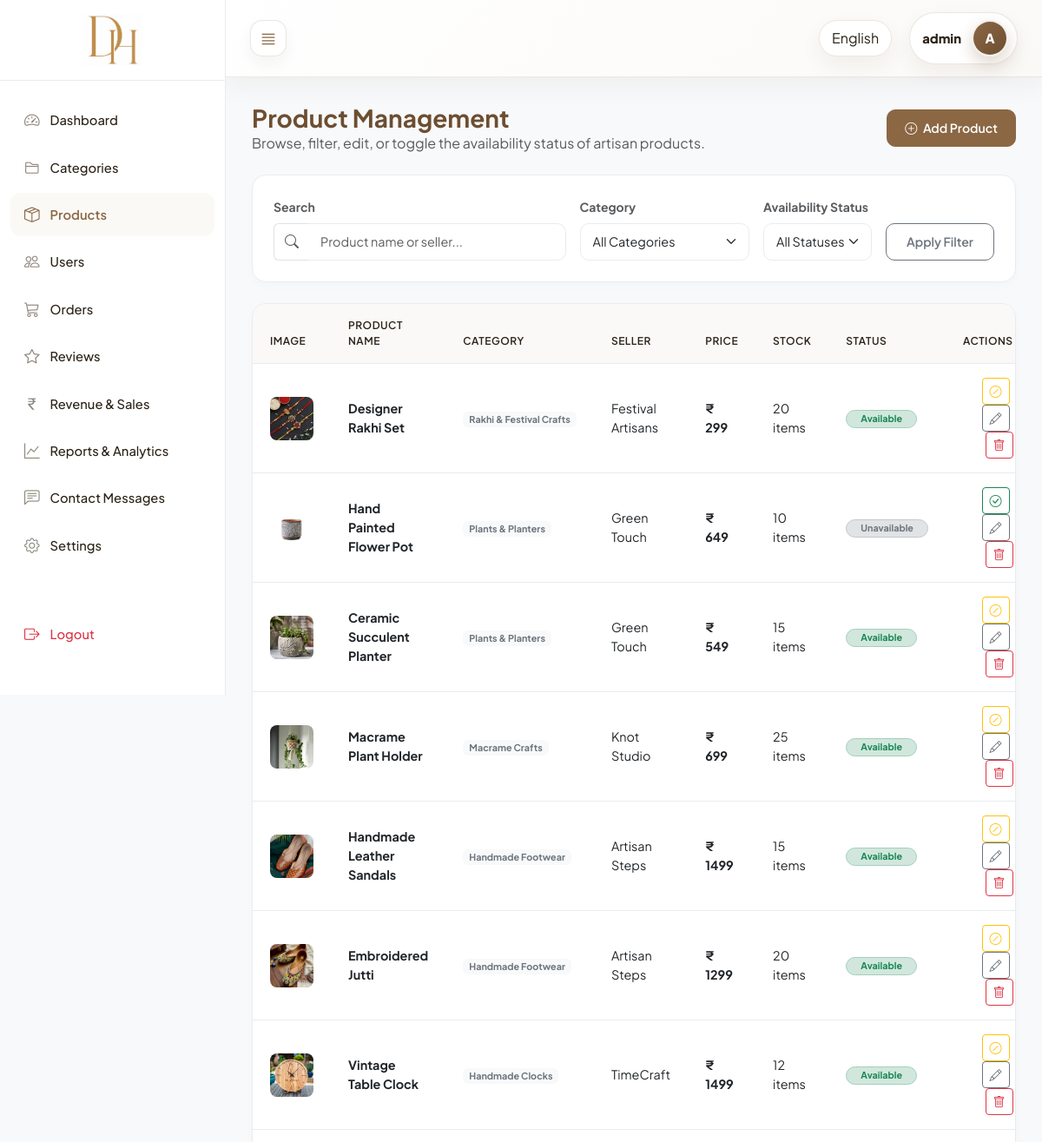
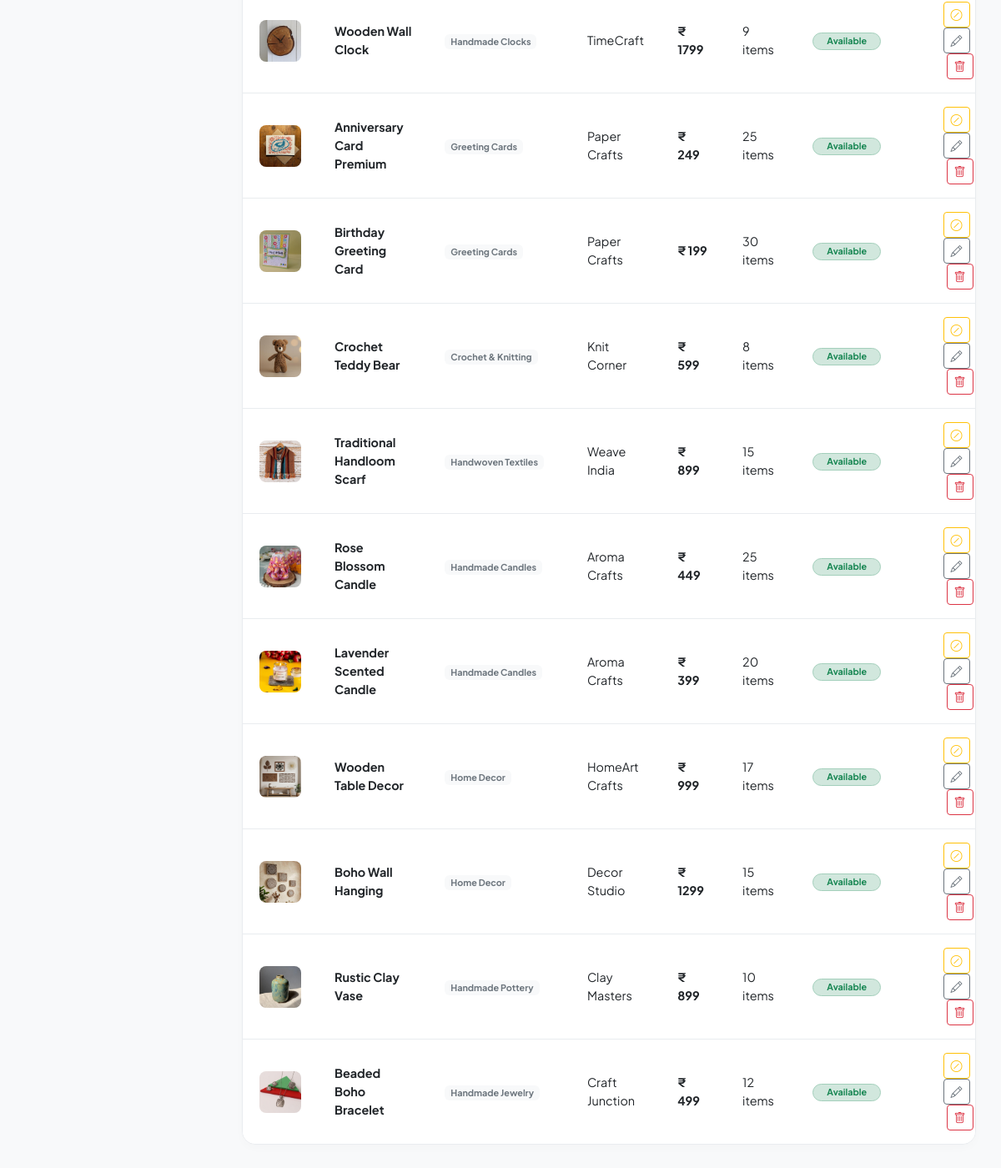
The page /custom-admin/products/ (signed in) on the database its author committed (2 pictures, top to bottom).
### core/models.py (models this page shows, shortened)
class Product(models.Model):
    category = models.ForeignKey(
        Category,
        on_delete=models.CASCADE,
        related_name="products",
    )
    product_name_en = models.CharField(max_length=150)
    product_name_hi = models.CharField(max_length=150, blank=True, default="")
    product_image = models.ImageField(
        upload_to="product_images/", blank=True, null=True
    )
    price = models.DecimalField(max_digits=10, decimal_places=2)
    stock = models.PositiveIntegerField()
    description_en = models.TextField()
    description_hi = models.TextField(blank=True, default="")
    seller_name = models.CharField(max_length=150)
    created_at = models.DateTimeField(auto_now_add=True)
    is_available = models.BooleanField(default=True)
    class Meta:
        ordering = ["-created_at"]
        verbose_name = "Product"
        verbose_name_plural = "Products"
    @property
    def product_name(self):
        from django.utils.translation import get_language
        if get_language() == "hi":
            return self.product_name_hi or self.product_name_en
        return self.product_name_en or self.product_name_hi

class Category(models.Model):
    name_en = models.CharField(max_length=100)
    name_hi = models.CharField(max_length=100, blank=True, default="")
    image = models.ImageField(upload_to="category_images/", blank=True, null=True)
    description_en = models.TextField()
    description_hi = models.TextField(blank=True, default="")
    created_at = models.DateTimeField(auto_now_add=True)
    class Meta:
        ordering = ["name_en"]
        verbose_name = "Category"
        verbose_name_plural = "Categories"
    @property
    def name(self):
        from django.utils.translation import get_language
        if get_language() == "hi":
            return self.name_hi or self.name_en
        return self.name_en or self.name_hi

### core/views_admin.py (the view)
# urls.py: path("custom-admin/products/", views_admin.admin_product_list, name="admin_product_list"),
@custom_admin_required
def admin_product_list(request):
    query = request.GET.get("q", "").strip()
    category_id = request.GET.get("category", "")
    status_filter = request.GET.get("status", "")
    products_qs = Product.objects.select_related("category").order_by("-created_at")
    if query:
        products_qs = products_qs.filter(Q(product_name_en__icontains=query) | Q(product_name_hi__icontains=query) | Q(seller_name__icontains=query))
    if category_id:
        products_qs = products_qs.filter(category_id=category_id)
    if status_filter:
        if status_filter == "available":
            products_qs = products_qs.filter(is_available=True)
        elif status_filter == "unavailable":
            products_qs = products_qs.filter(is_available=False)
    categories = Category.objects.all()
    context = {
        "products": products_qs,
        "query": query,
        "categories": categories,
        "selected_category": category_id,
        "selected_status": status_filter,
    }
    return render(request, "admin_panel/products/list.html", context)

### core/context_processors.py (called while the page is built)
def cart_count(request):
    registration_id = request.session.get("registration_id")
    if not registration_id:
        return {"cart_count": 0}
    quantities = Cart.objects.filter(user_id=registration_id).values_list(
        "quantity", flat=True
    )
    return {"cart_count": sum(quantities)}

def currency_context(request):
    currency = get_user_currency(request)
    return {
        "currency_code": currency["code"],
        "currency_symbol": currency["symbol"],
        "currency_rate": currency["rate"],
    }

### core/currency_utils.py (called while the page is built, shortened)
def get_currency_from_phone(mobile):
    if not mobile:
        return {"code": "INR", "symbol": "₹", "rate": 1.0}
    mobile = mobile.strip()
    if mobile.startswith("+91"):
        return {"code": "INR", "symbol": "₹", "rate": 1.0}
    elif mobile.startswith("+44"):
        return {"code": "GBP", "symbol": "£", "rate": 0.0094}
    elif mobile.startswith("+971"):
        return {"code": "AED", "symbol": "د.إ", "rate": 0.044}
    elif mobile.startswith("+61"):
        return {"code": "AUD", "symbol": "A$", "rate": 0.018}
    elif mobile.startswith("+64"):
        return {"code": "NZD", "symbol": "NZ$", "rate": 0.020}
    return {"code": "INR", "symbol": "₹", "rate": 1.0}

def convert_price(amount, request=None):
    if amount is None:
        return ""
    try:
        amount_float = float(amount)
    except (ValueError, TypeError):
        return amount
    currency = get_user_currency(request)
    converted = amount_float * currency["rate"]
    if currency["code"] == "INR":
        return f"{currency['symbol']} {int(round(converted))}"
    else:
        return f"{currency['symbol']} {converted:.2f}"

### core/templatetags/currency_filters.py (called while the page is built)
@register.filter(name='convert_price')
def convert_price_filter(value, request=None):
    return convert_price(value, request)

### core/views_admin.py (called while the page is built)
def custom_admin_required(view_func):
    @wraps(view_func)
    def wrapper(request, *args, **kwargs):
        if not request.session.get("is_admin_logged_in"):
            messages.error(request, _("Please login as admin to access this panel."))
            return redirect("core:admin_login")
        return view_func(request, *args, **kwargs)
    return wrapper

### templates/admin_panel/products/list.html (shortened to what this page needs)
{% extends "admin_panel/base.html" %}
{% load i18n %}
{% load currency_filters %}
{% block active_products %}active{% endblock %}
{% block admin_content %}
<div class="d-flex flex-column flex-sm-row justify-content-between align-items-sm-center gap-3 mb-4">
    <div>
        <h1 class="h3 mb-0 fw-bold" style="color: var(--admin-primary-dark);">{% translate "Product Management" %}</h1>
        <p class="text-muted mb-0">{% translate "Browse, filter, edit, or toggle the availability status of artisan products." %}</p>
    </div>
    <div>
        <a href="{% url 'core:admin_product_add' %}" class="btn btn-admin btn-admin-primary">
            <i class="bi bi-plus-circle me-1"></i> {% translate "Add Product" %}
        </a>
    </div>
</div>
<div class="admin-card p-4 mb-4 bg-white">
    <form method="get" action="{% url 'core:admin_product_list' %}" class="row g-3">
        <div class="col-12 col-md-5">
            <label class="form-label text-muted small fw-bold">{% translate "Search" %}</label>
            <div class="input-group">
                <span class="input-group-text bg-white border-end-0"><i class="bi bi-search text-muted"></i></span>
                <input type="text" class="form-control border-start-0 admin-form-control" name="q" value="{{ query }}" placeholder="{% translate 'Product name or seller...' %}">
            </div>
        </div>
        <div class="col-12 col-sm-6 col-md-3">
            <label class="form-label text-muted small fw-bold">{% translate "Category" %}</label>
            <select class="form-select admin-form-control" name="category">
                <option value="">{% translate "All Categories" %}</option>
            </select>
        </div>
        <div class="col-12 col-sm-6 col-md-2">
            <label class="form-label text-muted small fw-bold">{% translate "Availability Status" %}</label>
            <select class="form-select admin-form-control" name="status">
                <option value="">{% translate "All Statuses" %}</option>
            </select>
        </div>
        <div class="col-12 col-md-2 d-grid align-self-end">
            <button type="submit" class="btn btn-outline-secondary btn-admin">{% translate "Apply Filter" %}</button>
        </div>
    </form>
</div>
<div class="admin-table-container">
    <table class="table admin-table align-middle">
        <thead>
            <tr>
                <th style="width: 85px;">{% translate "Image" %}</th>
                <th>{% translate "Product Name" %}</th>
                <th>{% translate "Category" %}</th>
                <th>{% translate "Seller" %}</th>
                <th>{% translate "Price" %}</th>
                <th>{% translate "Stock" %}</th>
                <th>{% translate "Status" %}</th>
                <th style="width: 180px;" class="text-end">{% translate "Actions" %}</th>
            </tr>
        </thead>
        <tbody>
            {% for prod in products %}
            <tr>
                <td>
                    {% if prod.product_image %}
                        <img src="{{ prod.product_image.url }}" alt="{{ prod.product_name }}" class="rounded-3" style="width: 50px; height: 50px; object-fit: cover;">
                    {% else %}
                        <div class="rounded-3 bg-light d-flex align-items-center justify-content-center text-muted" style="width: 50px; height: 50px; font-weight: 600;">
                            {{ prod.product_name|slice:":1" }}
                        </div>
                    {% endif %}
                </td>
                <td><strong class="text-dark">{{ prod.product_name }}</strong></td>
                <td><span class="badge bg-light text-secondary">{{ prod.category.name }}</span></td>
                <td>{{ prod.seller_name }}</td>
                <td><strong>{{ prod.price|convert_price:request }}</strong></td>
                <td>
                    {% if prod.stock == 0 %}
                        <span class="text-danger fw-bold">{% translate "Out of stock" %}</span>
                    {% else %}
                        {{ prod.stock }} {% translate "items" %}
                    {% endif %}
                </td>
                <td>
                    {% if prod.is_available %}
                        <span class="badge bg-success-subtle text-success border border-success-subtle rounded-pill px-3 py-1">{% translate "Available" %}</span>
                    {% else %}
                        <span class="badge bg-secondary-subtle text-secondary border border-secondary-subtle rounded-pill px-3 py-1">{% translate "Unavailable" %}</span>
                    {% endif %}
                </td>
                <td class="text-end">
                    <a href="{% url 'core:admin_product_toggle' prod.pk %}" class="btn btn-sm {% if prod.is_available %}btn-outline-warning{% else %}btn-outline-success{% endif %} me-1" title="{% if prod.is_available %}{% translate 'Mark Unavailable' %}{% else %}{% translate 'Mark Available' %}{% endif %}">
                        <i class="bi {% if prod.is_available %}bi-slash-circle{% else %}bi-check-circle{% endif %}"></i>
                    </a>
                    <a href="{% url 'core:admin_product_edit' prod.pk %}" class="btn btn-sm btn-outline-secondary me-1" title="{% translate 'Edit' %}">
                        <i class="bi bi-pencil"></i>
                    </a>
                    <button class="btn btn-sm btn-outline-danger" data-bs-toggle="modal" data-bs-target="#deleteModal{{ prod.pk }}" title="{% translate 'Delete' %}">
                        <i class="bi bi-trash"></i>
                    </button>
                </td>
            </tr>
            {% empty %}
            <tr>
                <td colspan="8" class="text-center py-4 text-muted">{% translate "No products found matching your filters/queries." %}</td>
            </tr>
            {% endfor %}
        </tbody>
    </table>
</div>
{% endblock %}

### templates/admin_panel/base.html (style rules this page uses)
:root { --admin-primary: #8b6744; --admin-primary-dark: #6d4e31; --admin-primary-light: #fbf9f6; --admin-text-dark: #2c2318; --admin-text-muted: #8c857b; --admin-bg-light: #f8f9fa; --admin-border: #e9ecef; --admin-sidebar-width: 260px; --admin-sidebar-collapsed-width: 70px; --font-display: 'Plus Jakarta Sans', sans-serif; --font-body: 'Plus Jakarta Sans', sans-serif; }
body { font-family: var(--font-body); background-color: var(--admin-bg-light); color: var(--admin-text-dark); min-height: 100vh; overflow-x: hidden; }
.admin-card { background-color: #ffffff; border: 1px solid var(--admin-border); border-radius: 16px; box-shadow: 0 4px 12px rgba(44, 35, 24, 0.02); transition: all 0.25s ease; }
.admin-table-container { background: #ffffff; border: 1px solid var(--admin-border); border-radius: 16px; overflow: hidden; box-shadow: 0 4px 12px rgba(44, 35, 24, 0.02); }
.admin-table { margin-bottom: 0; font-size: 0.9rem; }
.admin-table th { background-color: #faf9f8; color: var(--admin-text-dark); font-weight: 600; text-transform: uppercase; font-size: 0.75rem; letter-spacing: 0.5px; padding: 16px 20px; border-bottom: 1px solid var(--admin-border); }
.admin-table td { padding: 16px 20px; vertical-align: middle; border-bottom: 1px solid var(--admin-border); }
.admin-table tr:last-child td { border-bottom: none; }
.admin-form-control { border-radius: 10px; border: 1.5px solid var(--admin-border); padding: 10px 14px; font-size: 0.9rem; transition: all 0.2s ease; }
.btn-admin { border-radius: 10px; padding: 10px 20px; font-weight: 600; font-size: 0.88rem; transition: background-color 0.2s ease, border-color 0.2s ease, color 0.2s ease, box-shadow 0.2s ease; }
.btn, .btn:hover, .btn:focus, .btn:active, .btn.active { opacity: 1; visibility: visible; }
.btn-admin-primary { --bs-btn-color: #ffffff; --bs-btn-bg: var(--admin-primary); --bs-btn-border-color: var(--admin-primary); --bs-btn-hover-color: #ffffff; --bs-btn-hover-bg: var(--admin-primary-dark); --bs-btn-hover-border-color: var(--admin-primary-dark); --bs-btn-focus-shadow-rgb: 139, 103, 68; --bs-btn-active-color: #ffffff; --bs-btn-active-bg: var(--admin-primary-dark); --bs-btn-active-border-color: var(--admin-primary-dark); background-color: var(--admin-primary); color: #ffffff; border: 1px solid var(--admin-primary); }

### rows shown on the page
Product: product_image (picture), product_name "Designer Rakhi Set", category.name "Rakhi & Festival Crafts", seller_name "Festival Artisans", price|convert_price "₹ 299", stock "20", is_available True (drawn)
Product: product_image (picture), product_name "Hand Painted Flower Pot", category.name "Plants & Planters", seller_name "Green Touch", price|convert_price "₹ 649", stock "10", is_available False (drawn)
Product: product_image (picture), product_name "Ceramic Succulent Planter", category.name "Plants & Planters", seller_name "Green Touch", price|convert_price "₹ 549", stock "15", is_available True (drawn)
Product: product_image (picture), product_name "Macrame Plant Holder", category.name "Macrame Crafts", seller_name "Knot Studio", price|convert_price "₹ 699", stock "25", is_available True (drawn)
Product: product_image (picture), product_name "Handmade Leather Sandals", category.name "Handmade Footwear", seller_name "Artisan Steps", price|convert_price "₹ 1499", stock "15", is_available True (drawn)
Product: product_image (picture), product_name "Embroidered Jutti", category.name "Handmade Footwear", seller_name "Artisan Steps", price|convert_price "₹ 1299", stock "20", is_available True (drawn)
Product: product_image (picture), product_name "Vintage Table Clock", category.name "Handmade Clocks", seller_name "TimeCraft", price|convert_price "₹ 1499", stock "12", is_available True (drawn)
Product: product_image (picture), product_name "Wooden Wall Clock", category.name "Handmade Clocks", seller_name "TimeCraft", price|convert_price "₹ 1799", stock "9", is_available True (drawn)
Product: product_image (picture), product_name "Anniversary Card Premium", category.name "Greeting Cards", seller_name "Paper Crafts", price|convert_price "₹ 249", stock "25", is_available True (drawn)
Product: product_image (picture), product_name "Birthday Greeting Card", category.name "Greeting Cards", seller_name "Paper Crafts", price|convert_price "₹ 199", stock "30", is_available True (drawn)
Product: product_image (picture), product_name "Crochet Teddy Bear", category.name "Crochet & Knitting", seller_name "Knit Corner", price|convert_price "₹ 599", stock "8", is_available True (drawn)
Product: product_image (picture), product_name "Traditional Handloom Scarf", category.name "Handwoven Textiles", seller_name "Weave India", price|convert_price "₹ 899", stock "15", is_available True (drawn)
Product: product_image (picture), product_name "Rose Blossom Candle", category.name "Handmade Candles", seller_name "Aroma Crafts", price|convert_price "₹ 449", stock "25", is_available True (drawn)
Product: product_image (picture), product_name "Lavender Scented Candle", category.name "Handmade Candles", seller_name "Aroma Crafts", price|convert_price "₹ 399", stock "20", is_available True (drawn)
Product: product_image (picture), product_name "Wooden Table Decor", category.name "Home Decor", seller_name "HomeArt Crafts", price|convert_price "₹ 999", stock "17", is_available True (drawn)
Product: product_image (picture), product_name "Boho Wall Hanging", category.name "Home Decor", seller_name "Decor Studio", price|convert_price "₹ 1299", stock "15", is_available True (drawn)
Product: product_image (picture), product_name "Rustic Clay Vase", category.name "Handmade Pottery", seller_name "Clay Masters", price|convert_price "₹ 899", stock "10", is_available True (drawn)
Product: product_image (picture), product_name "Beaded Boho Bracelet", category.name "Handmade Jewelry", seller_name "Craft Junction", price|convert_price "₹ 499", stock "12", is_available True (drawn)

### other values the page prints
{{ request.session.admin_username|default:"Admin" }} "admin"
